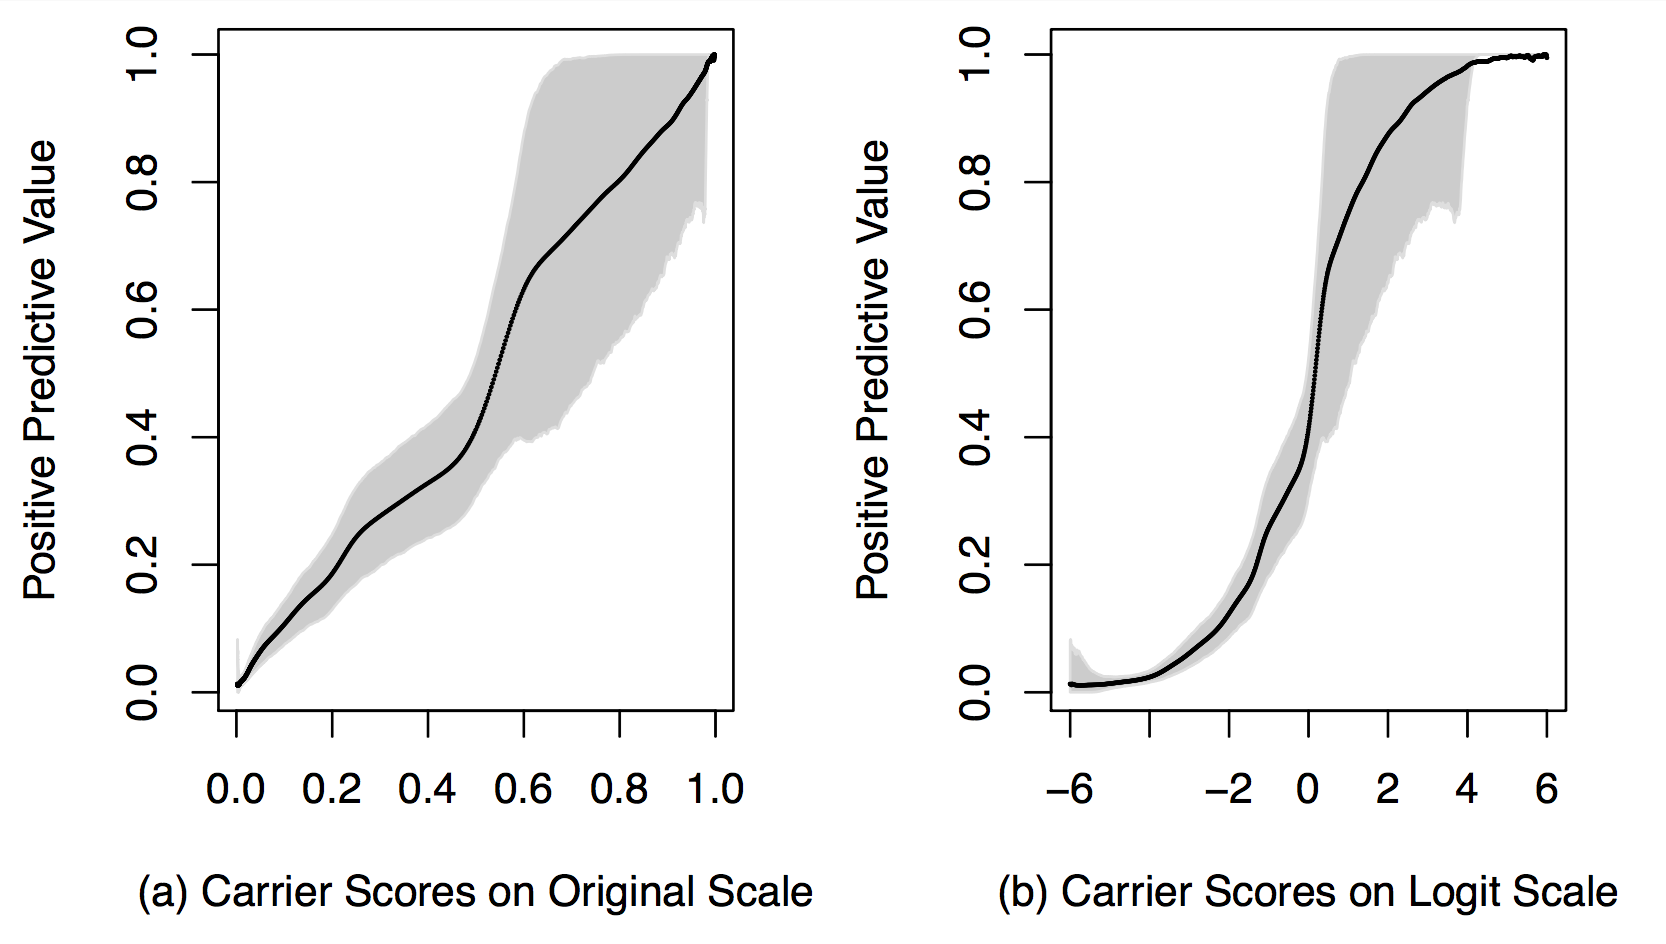

Recreate this plot in R.

## Script to visualize simulation results of positive predictive value. 

# create sequence of carrier scores, matching the length of row of dt_ppv.
sequence = seq(-9, 10, by = 0.01)

## Load data, dt_ppv
# dt_ppv stores all simulation results of positive predictive value (PPV). 
# Columns of dt_ppv: simulation replicates(1828 in total). 
# Rows of dt_ppv: created based on carrier score of the above sequence. PPVs in each replicate are stored in dt_ppv starting from certain rows according to the carrier score. 
# NAs in a column: in that simulation replicate, we don't have carrier score of that value. 
load("/Users/nicholeyang/Desktop/research2/github code/Data/dt_ppv.RData")


## calculate means of ppv (all replicates)
means = apply(dt_ppv,1, mean,na.rm = T)

## calculate 0.05 and 0.95 quantiles of ppv (all replicates)
lower_q = apply(dt_ppv, 1, function(x) quantile(x,0.05,na.rm =T))
upper_q = apply(dt_ppv, 1, function(x) quantile(x,0.95,na.rm =T))


## remove NAs (Rows that are all NAs)
lower_q2 = lower_q[!is.na(lower_q)]
upper_q2 = upper_q[!is.na(lower_q)]
means2 = means[!is.na(means)]


## get the range of carrier score values with most simulation replicates 
x = sequence[!is.na(means)]

x1 = x[85:1285]
s1 = exp(x[85:1285])/(1+exp(x[85:1285]))   ## carrier scores on the original scale
y1 = means2[85:1285]    ## means of PPV without NAs 
y2 = lower_q2[85:1285]  ## lower bond of PPV without NAs 
y3 = upper_q2[85:1285]  ## upper bond of PPV without NAs



## Code for plot
par(mfrow= c(1,2))

# Plot of PPV on original scale, with CI
plot(s1, y1, type = 'p', pch = 19,cex = 0.1, ylab = "Positive Predictive Value", xlab = "(a) Carrier Scores on Original Scale")
polygon(c(s1,rev(s1)),c(y2,rev(y3)),col="gray80", border="gray87")
lines(s1, y1, type = 'p', pch = 19,cex = 0.1, col = "black")


# Plot of PPV on logit scale, with CI
plot(x1, y1, type = 'p', pch = 19,cex = 0.1, ylab = "Positive Predictive Value", xlab = "(b) Carrier Scores on Logit Scale")
polygon(c(x1,rev(x1)),c(y2,rev(y3)),col="gray80", border="gray87")
lines(x1, y1, type = 'p', pch = 19,cex = 0.1, col = "black")
